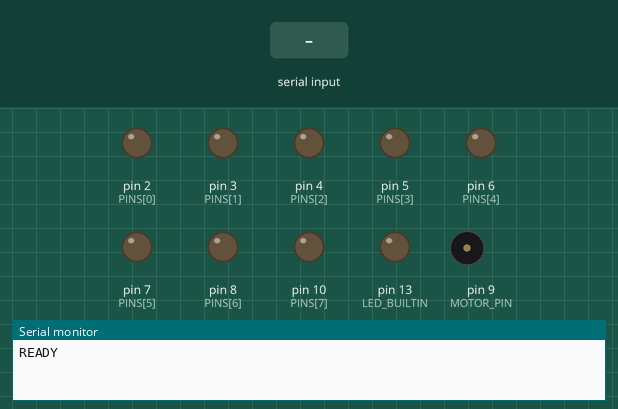
A sketch run on a simulated Arduino Uno, built with avr-gcc and run on an emulated ATmega328P. Shown: output pins drawn as LEDs (lit = HIGH), buzzer (waves = sounding), the last lines printed to the serial monitor. Inputs (shaded band) come from the test bench.

Above: at 1.5 s.
1.6 s: "T" received over Serial
At 2.9 s:
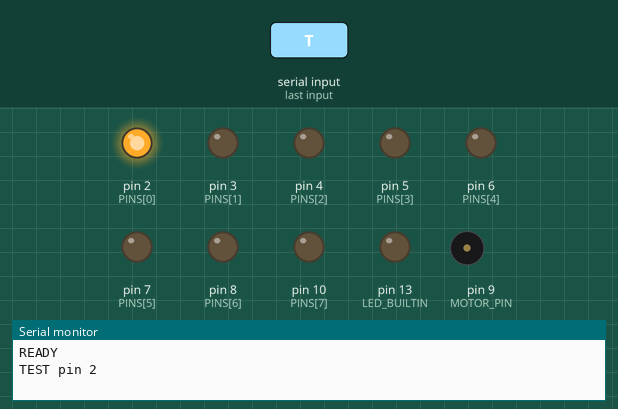
At 4.6 s:
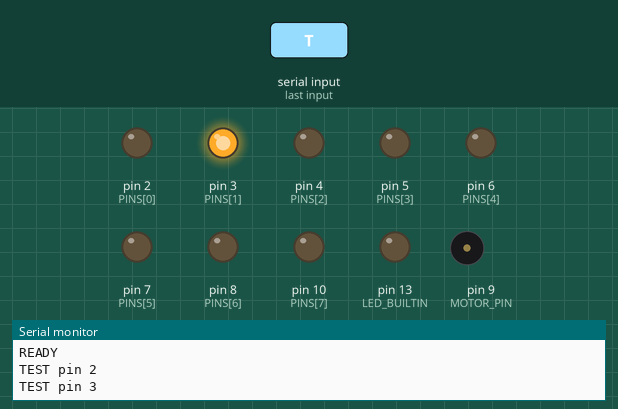
Timing chart, 0 to 19.6 s (numbered marks = the images above; inputs shaded):
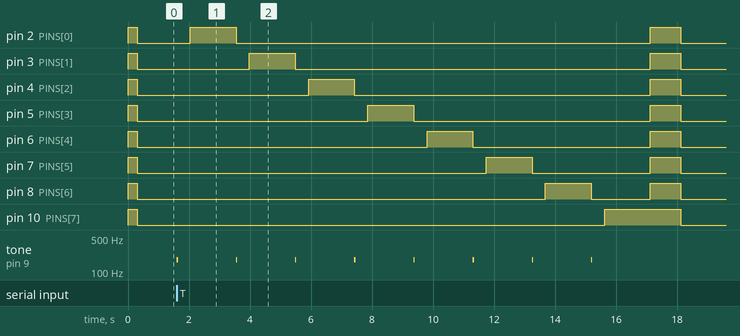

The sketch:

haptic_buzzer.ino
```cpp
// haptic_buzzer.ino - piezo buzzer + 7-segment display driven over USB serial.
//
// Piezo:   pin 9 -> red, GND -> black.
// Display: each segment -> 220 ohm -> its own pin (see PINS); COM -> GND.
//
// Serial (9600 baud), replies "OK <c>":
//   s|l|d|p  short/long/double/ping
//   0-9      digit
//   t        spinner
//   cN       meter (N = 0..8)
//   mXX      raw glyph, hex bits a..g.dot
//   x        clear
//   T        run segment test
// The dot lights while the piezo buzzes.

const bool COMMON_ANODE = false;
const bool USE_PIEZO = true;
const int PIEZO_HZ = 180;
const int MOTOR_PIN = 9;
const int SHORT_MS = 150;
const int LONG_MS = 600;

const int PINS[8] = {2, 3, 4, 5, 6, 7, 8, 10};
const byte DIGITS[10] = {0x3F, 0x06, 0x5B, 0x4F, 0x66, 0x6D, 0x7D, 0x07, 0x7F, 0x6F};
const byte SPIN[6] = {0x01, 0x02, 0x04, 0x08, 0x10, 0x20};
const byte METER[9] = {0x00, 0x08, 0x0C, 0x0E, 0x0F, 0x2F, 0x3F, 0x7F, 0xFF};

byte shown = 0;
bool spinning = false;
int spinStep = 0;
unsigned long spinAt = 0;

void writeSeg(int i, bool on) { digitalWrite(PINS[i], (on != COMMON_ANODE) ? HIGH : LOW); }

void show(byte mask) {
  shown = mask;
  for (int i = 0; i < 8; i++) writeSeg(i, mask & (1 << i));
}

void buzz(int ms) {
  digitalWrite(LED_BUILTIN, HIGH);
  writeSeg(7, true);
  if (USE_PIEZO) { tone(MOTOR_PIN, PIEZO_HZ); delay(ms); noTone(MOTOR_PIN); }
  else { digitalWrite(MOTOR_PIN, HIGH); delay(ms); digitalWrite(MOTOR_PIN, LOW); }
  writeSeg(7, shown & 0x80);
  digitalWrite(LED_BUILTIN, LOW);
}

void selfTest() {
  spinning = false;
  for (int i = 0; i < 8; i++) {
    show(0);
    tone(MOTOR_PIN, PIEZO_HZ); delay(40); noTone(MOTOR_PIN);
    delay(400);
    writeSeg(i, true);
    Serial.print("TEST pin "); Serial.println(PINS[i]);
    delay(1500);
  }
  show(0xFF); delay(1000); show(0);
}

int readNext() {
  unsigned long t = millis();
  while (!Serial.available()) if (millis() - t > 300) return -1;
  return Serial.read();
}

int hexVal(int c) {
  if (c >= '0' && c <= '9') return c - '0';
  if (c >= 'a' && c <= 'f') return c - 'a' + 10;
  if (c >= 'A' && c <= 'F') return c - 'A' + 10;
  return -1;
}

void setup() {
  for (int i = 0; i < 8; i++) pinMode(PINS[i], OUTPUT);
  pinMode(MOTOR_PIN, OUTPUT);
  pinMode(LED_BUILTIN, OUTPUT);
  show(0);
  Serial.begin(9600);
  show(0xFF); delay(300); show(0);
  Serial.println("READY");
}

void loop() {
  if (spinning && millis() - spinAt > 110) {
    spinAt = millis();
    spinStep = (spinStep + 1) % 6;
    show(SPIN[spinStep]);
  }
  if (!Serial.available()) return;
  char c = Serial.read();
  if (c == 's') buzz(SHORT_MS);
  else if (c == 'l') buzz(LONG_MS);
  else if (c == 'd') { buzz(SHORT_MS); delay(120); buzz(SHORT_MS); }
  else if (c == 'p') { }
  else if (c >= '0' && c <= '9') { spinning = false; show(DIGITS[c - '0']); }
  else if (c == 't') { spinning = true; spinAt = 0; }
  else if (c == 'x') { spinning = false; show(0); }
  else if (c == 'T') selfTest();
  else if (c == 'c') {
    int n = readNext() - '0';
    if (n < 0 || n > 8) return;
    spinning = false; show(METER[n]);
  }
  else if (c == 'm') {
    int h = hexVal(readNext()), l = hexVal(readNext());
    if (h < 0 || l < 0) return;
    spinning = false; show((h << 4) | l);
  }
  else return;
  Serial.print("OK "); Serial.println(c);
}
```

Measured:
- after the input at 1.6 s, pin 2 (PINS[0]): LOW → HIGH after 0.44 s, → LOW 1.5 s later, → HIGH 13.6 s later, → LOW 1.0 s later; pin 3 (PINS[1]): LOW → HIGH after 2.4 s, → LOW 1.5 s later, → HIGH 11.6 s later, → LOW 1.0 s later
